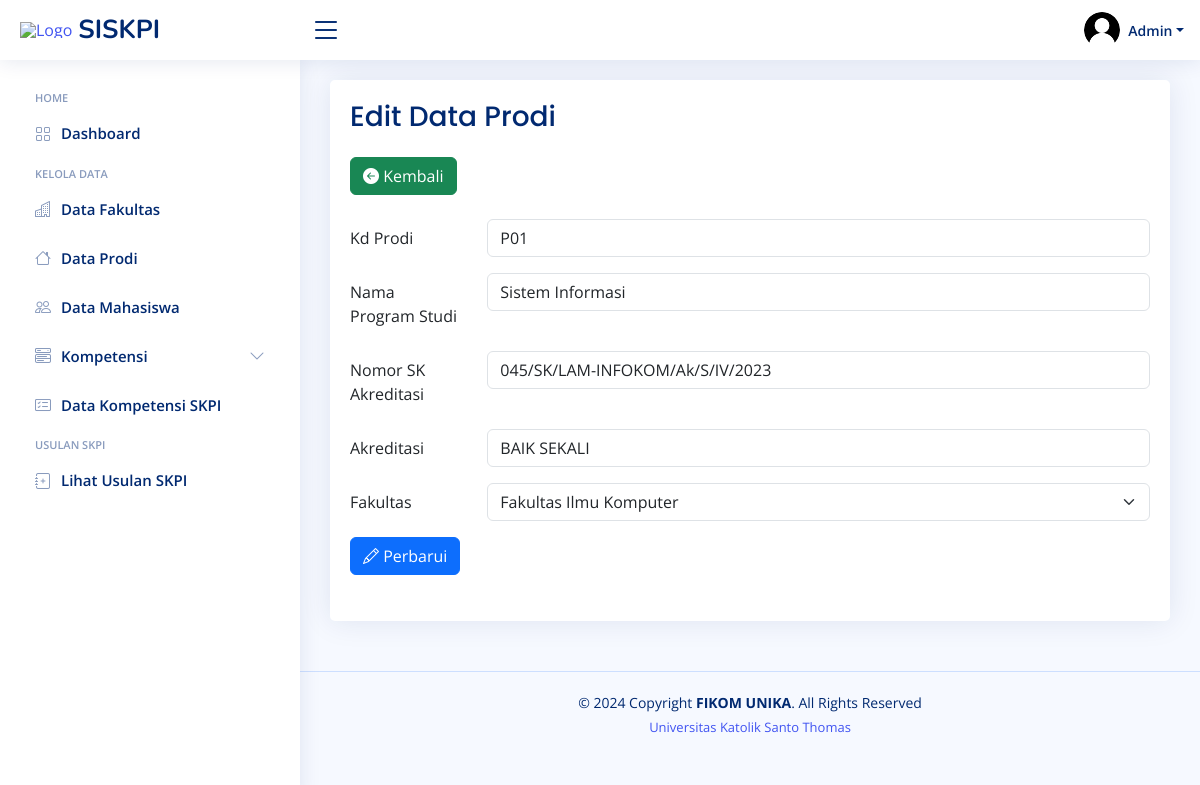
/admin/skpi/prodi/edit_prodi.php?id=1 (signed in), run on the app's committed database.
### tables this page shows
CREATE TABLE `prodi` (
  `id_prodi` int(11) NOT NULL,
  `kd_prodi` varchar(11) NOT NULL,
  `nama_prodi` varchar(255) NOT NULL,
  `no_sk` varchar(100) NOT NULL,
  `akreditasi` varchar(50) NOT NULL,
  `kd_fakultas` varchar(11) NOT NULL
);

### admin/skpi/prodi/edit_prodi.php (the view, shortened to what this page needs)
<?php include '../sidebar/header.php' ?>
<?php include '../sidebar/navbar.php' ?>
<main id="main" class="main">
    <section class="section dashboard">
    <div class="row">
        <div class="col">
        <div class="card info-card sales-card">
            <div class="card-body">
                <h1 class="card-title fs-3">Edit Data Prodi</h1>
                <a href="../prodi.php" class="btn btn-success mb-4"><i class="bi bi-arrow-left-circle-fill"></i> Kembali</a>
                <?php
                $id = $_GET['id'];
                $data = mysqli_query($koneksi,"SELECT * FROM prodi where id_prodi = '$id' ");
                while($d=mysqli_fetch_array($data)){
                ?>
                <form action="" method="POST" autocomplete="off" enctype="multipart/form-data">
                    <div class="row mb-3">
                        <label for="inputText" class="col-sm-2 col-form-label">Kd Prodi</label>
                        <div class="col-sm-10">
                            <input type="text" class="form-control" id="kd_prodi" name="kd_prodi" required oninvalid="this.setCustomValidity('Silahkan diisi')" value="<?= $d['kd_prodi'] ?>">
                        </div>
                    </div>
                    <div class="row mb-3">
                        <label for="inputText" class="col-sm-2 col-form-label">Nama Program Studi</label>
                        <div class="col-sm-10">
                            <input type="text" class="form-control" id="nm_prodi" name="nm_prodi" required oninvalid="this.setCustomValidity('Silahkan diisi')" value="<?= $d['nama_prodi'] ?>">
                        </div>
                    </div>
                    <div class="row mb-3">
                        <label for="inputText" class="col-sm-2 col-form-label">Nomor SK Akreditasi</label>
                        <div class="col-sm-10">
                            <input type="text" class="form-control" id="no_sk" name="no_sk" required oninvalid="this.setCustomValidity('Silahkan diisi')" value="<?= $d['no_sk'] ?>">
                        </div>
                    </div>
                    <div class="row mb-3">
                        <label for="inputText" class="col-sm-2 col-form-label"> Akreditasi</label>
                        <div class="col-sm-10">
                            <input type="text" class="form-control" id="akreditasi" name="akreditasi" required oninvalid="this.setCustomValidity('Silahkan diisi')" value="<?= $d['akreditasi'] ?>">
                        </div>
                    </div>
                    <div class="row mb-3">
                        <label for="inputText" class="col-sm-2 col-form-label">Fakultas</label>
                        <div class="col-sm-10">
                            <select class="form-select" name="fk" id="fk" onchange="getSelectedOption()">
                                    <?php
                                    $tampil = mysqli_query($koneksi,"SELECT * FROM fakultas");
                                    while($l=mysqli_fetch_array($tampil)){
                                        if($l['kd_fakultas'] == $d['kd_fakultas']){
                                            echo '<option value='.$l['kd_fakultas'].' selected>'.$l['nama_fakultas'].'</option>';
                                        } else{
                                            echo '<option value='.$l['kd_fakultas'].'>'.$l['nama_fakultas'].'</option>';
                                        }
                                    }
                                    ?>
                            </select>
                        </div>
                    </div>
                    <div class="row mb-3">
                        <div class="col-sm-10">
                            <button type="submit" name="edit" class="btn btn-primary"><i class="bi bi-pencil"></i> Perbarui</button>
                        </div>
                    </div>
                </form>
                <?php }
                ?>
            </div>
        </div>
        </div>
    </div>
    </section>
</main>
<?php include '../sidebar/footer.php' ?>

### admin/skpi/assets/css/style.css (style rules this page uses)
:root { scroll-behavior: smooth; }
body { font-family: "Open Sans", sans-serif; background: #f6f9ff; color: #444444; }
a { color: #4154f1; text-decoration: none; }
h1, h2, h3, h4, h5, h6 { font-family: "Nunito", sans-serif; }
#main { margin-top: 60px; padding: 20px 30px; transition: all 0.3s; }
.card { margin-bottom: 30px; border: none; border-radius: 5px; box-shadow: 0px 0 30px rgba(1, 41, 112, 0.1); }
.card-title { padding: 20px 0 15px 0; font-size: 18px; font-weight: 500; color: #012970; font-family: "Poppins", sans-serif; }
.card-body { padding: 0 20px 20px 20px; }
@media (min-width: 1200px) { #main, #footer { margin-left: 300px; } }
.dashboard .info-card { padding-bottom: 10px; }

### data on the page
prodi: kd_prodi "P01", nm_prodi "Sistem Informasi", no_sk "045/SK/LAM-INFOKOM/Ak/S/IV/2023", akreditasi "BAIK SEKALI"

### other printed values
form field fk "Fakultas Ilmu Komputer"
